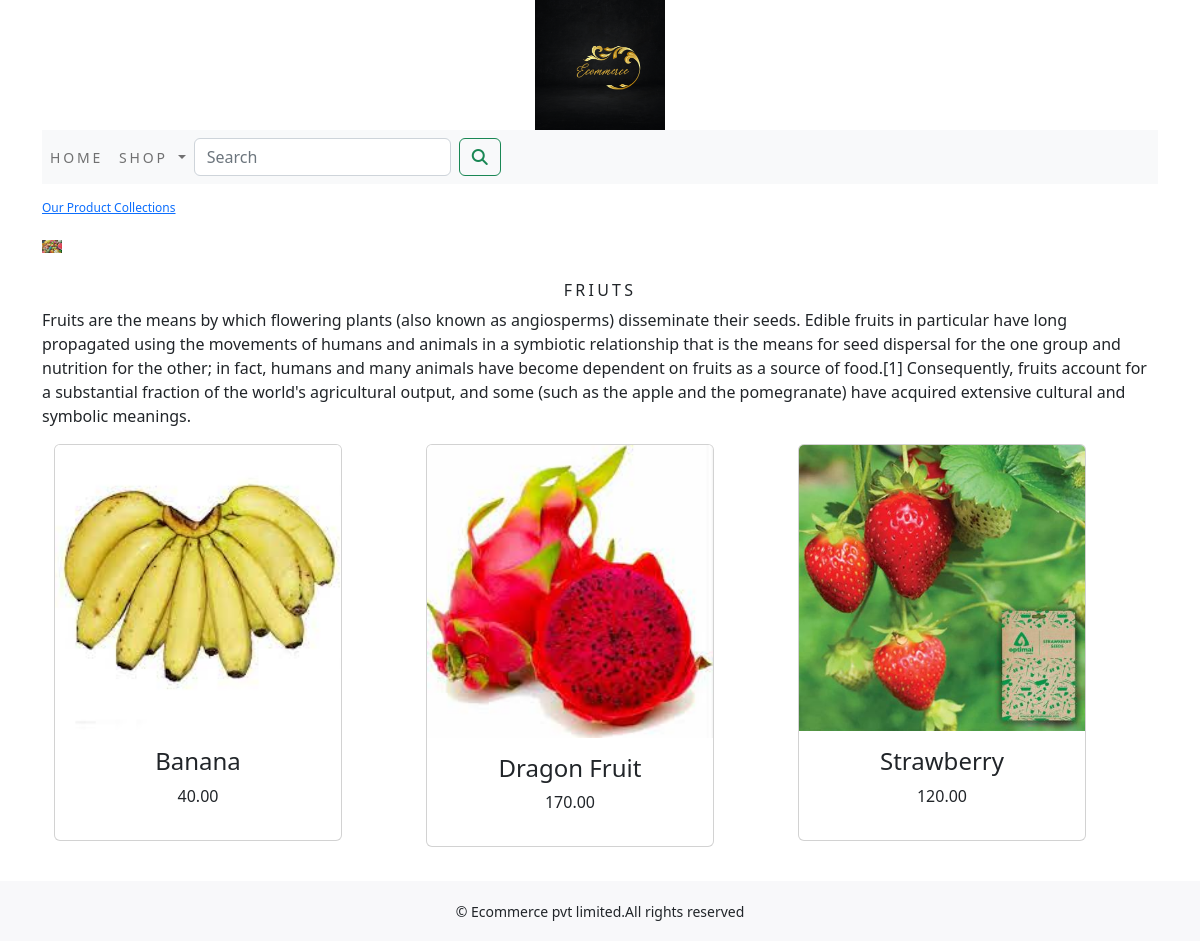
/shop/friuts/, run on the app's committed database.
### shop/models.py (models this page shows, shortened)
class Category(models.Model):
    name=models.CharField(max_length=250,unique=True)
    slug=models.SlugField(max_length=250,unique=True)
    description=models.TextField(blank=True)
    image=models.ImageField(upload_to='category',blank=True)
    class Meta:
        ordering=('name',)
        verbose_name='category'
        verbose_name_plural='categories'
    def get_url(self):
        return reverse('shop:products_by_category',args=[self.slug])

class Product(models.Model):
    name=models.CharField(max_length=250,unique=True)
    slug=models.SlugField(max_length=250,unique=True)
    description=models.TextField(blank=True)
    price=models.DecimalField(max_digits=10,decimal_places=2)
    category=models.ForeignKey(Category,on_delete=models.CASCADE)
    image=models.ImageField(upload_to='product',blank=True)
    stock=models.IntegerField()
    available=models.BooleanField(default=True)
    created=models.DateTimeField(auto_now_add=True)
    updated=models.DateTimeField(auto_now=True)
    def get_url(self):
        return reverse('shop:prodCatdetail',args=[self.category.slug,self.slug])
    class Meta:
        ordering=('name',)
        verbose_name = 'product'
        verbose_name_plural = 'products'

### shop/views.py (the view)
# urls.py: path('',views.allProdCat,name='allProdCat'),
def allProdCat(request,c_slug=None):
    c_page=None
    products_list=None
    if c_slug!=None:
        c_page=get_object_or_404(Category,slug=c_slug)
        products_list=Product.objects.all().filter(category=c_page,available=True)
    else:
        products_list = Product.objects.all().filter(available=True)
    paginator=Paginator(products_list,6)
    try:
        page=int(request.GET.get('page','1'))
    except:
        page=1
    try:
        products=paginator.page(page)
    except (EmptyPage,InvalidPage):
        products=paginator.page(paginator.num_pages)
    return render(request,'category.html',{'category':c_page,'products':products})

### cart/context_processors.py (called while the page is built)
def counter(request):
    item_count=0
    if 'admin' in request.path:
        return {}
    else:
        try:
            cart=Cart.objects.filter(cart_id=_cart_id(request))
            car_items=CartItem.objects.all().filter(cart=cart[:1])
            for cart_item in car_items:
                item_count += cart_item.quantity
        except Cart.DoesNotExist:
            item_count =0
    return dict(item_count=item_count)

### cart/views.py (called while the page is built)
def _cart_id(request):
    cart=request.session.session_key
    if not cart:
        cart=request.session.create()
    return cart

### shop/context_processors.py (called while the page is built)
def menu_links(request):
    links=Category.objects.all()
    return dict(links=links)

### template/category.html (shortened to what this page needs)
{% extends 'base.html' %}
{% load static %}
{% block content %}
    {% if category %}
        <div>
            <div class="row my_row_class">
                <div class="mx_auto">
                <p><a href="{% url 'shop:allProdCat' %}">Our Product Collections</a></p>
            </div>
                </div>
        </div>
    {% endif %}
    <div class="mx_auto">
        {% if category %}
        <img class="my_image" src="{{ category.image.url }}" alt="{{ category.name }}">
    </div>
     <br>
    <div>
        <h1 class="text-center my_title">{{category.name}}</h1>
        <p class="text-justify">{{category.description}}</p>
    </div>
    {% endif %}
    <div class="container">
        <div class="row mx_auto">
            {% for product in products.object_list %}
            <div class="my_bottom_margin col-9 col-sm-12 col-md-4 col-lg-4">
                <div class="card text-center" style="width: 18rem;">
                    <a href="{{product.get_url}}"><img class="card-img-top my_image" src="{{product.image.url}}" alt="{{product.name}}"></a>
                    <div class="card-body">
                        <h4>{{product.name}}</h4>
                        <p>{{product.price}}</p>
                    </div>
                </div>
            </div>
            {% endfor %}
        </div>
        <br>
    </div>
{% endblock %}

### static/css/custom.css (style rules this page uses)
body { font-family: "Trirong", serif; }
.my_row_class { padding-top:15px; }
.my_row_class .mx_auto { color:#0000; font-size:12px; }
.my_image { width:20px; height:auto; }
.my_title { font-size:16px; text-transform : uppercase; letter-spacing : .2em; }
.my_bottom_margin { margin-bottom:10px; }

### data on the page
Category: image (picture), name "FRIUTS", description "Fruits are the means by which flowering plants (also known as angiosperms) disseminate their seeds. Edible fruits in particular have long propagated using the movements of humans and animals in a symbiotic relationship that is the means for seed dispersal for the one group and nutrition for the other; in fact, humans and many animals have become dependent on fruits as a source of food.[1] Consequently, fruits account for a substantial fraction of the world's agricultural output, and some (such as the apple and the pomegranate) have acquired extensive cultural and symbolic meanings."
Product: image (picture), name "Banana", price "40.00"
Product: image (picture), name "Dragon Fruit", price "170.00"
Product: image (picture), name "Strawberry", price "120.00"
